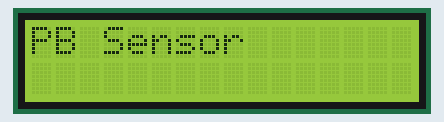
Bench run of a sketch on a simulated Arduino Uno, built with avr-gcc and run on an emulated ATmega328P. Shown: 16×2 character LCD.

Above: at 0.1 s.
At 1.13 s:
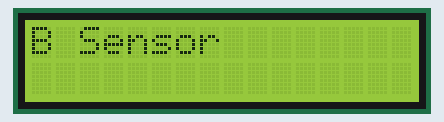
At 2.3 s:
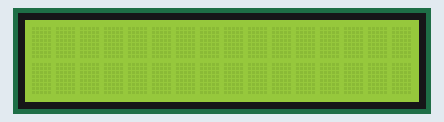
At 4.29 s:
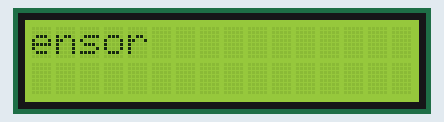
At 6.39 s:
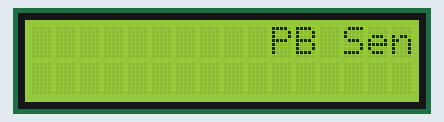
At 10.44 s:
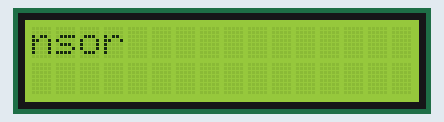

The sketch:

2a.ino
```cpp
#include <LiquidCrystal.h>
LiquidCrystal lcd(12,11,5,4,3,2);

void setup() {
  // put your setup code here, to run once:
  lcd.begin(16,2);
  lcd.print("PB Sensor");
  delay(1000);
}

void loop() {
  // put your main code here, to run repeatedly:
  for(int positionCounter = 0; positionCounter <13; positionCounter++){
    lcd.scrollDisplayLeft();
    delay(150);
  }

  for(int positionCounter = 0; positionCounter<29; positionCounter++){
    lcd.scrollDisplayRight();
    delay(150);
  }

  for(int positionCounter = 0; positionCounter<16; positionCounter++){
    lcd.scrollDisplayLeft();
    delay(150);
  }
}
```

Measured:
- by itself, everything shown: repeats every 8.7 s, in 50 steps
- what the display in image 2 shows lasts 1.3 s, from 2.3 s to 3.6 s
